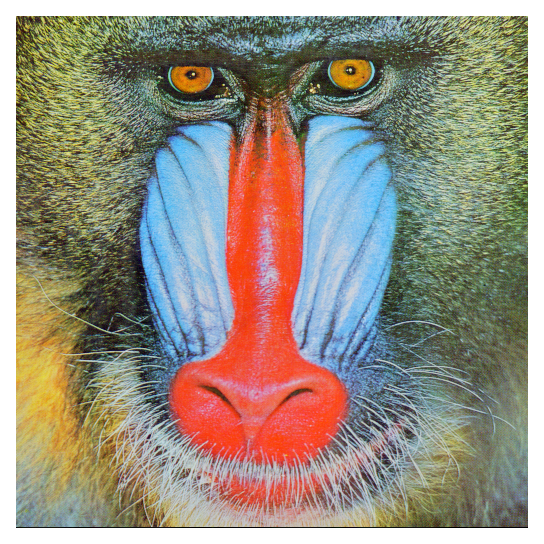
#> input picture mandrill.png, 544 x 544 px
$ python 4.py   (Python 2 division)
#> lines starting #> are read from the running program, lines starting #| are printed output that depends on the picture
'''
Created on Jan 26, 2015

@author: edwingsantos
'''

if __name__ == '__main__':
    pass

"""
from sklearn import datasets
digits = datasets.load_digits()
print "Digit: ", digits.target[0]
print digits.images[0]
print 'Feature vector \n', digits.images[0].reshape(-1, 64)
"""

import numpy as np
from skimage.feature import corner_harris, corner_peaks
from skimage.color import rgb2gray
import matplotlib.pyplot as plt
import skimage.io as io
from skimage.exposure import equalize_hist


def showCorners(corners, image):
    fig = plt.figure()
    plt.gray()
    plt.imshow(image)
    y_corner , x_corner = zip(*corners)
    plt.plot(x_corner,y_corner, 'or')
    plt.xlim(0,image.shape[1])
    plt.ylim(image.shape[0], 0)
    fig.set_size_inches (np.array(fig.get_size_inches()) * 1.5)
    print "X: ", x_corner,"\nY: " , y_corner
    plt.show()


mandrill = io.imread('mandrill.png')
#> mandrill is the input picture: shape (544, 544, 3); mean R, G, B 150.8, 143.3, 129.3
mandrill = equalize_hist(rgb2gray(mandrill))
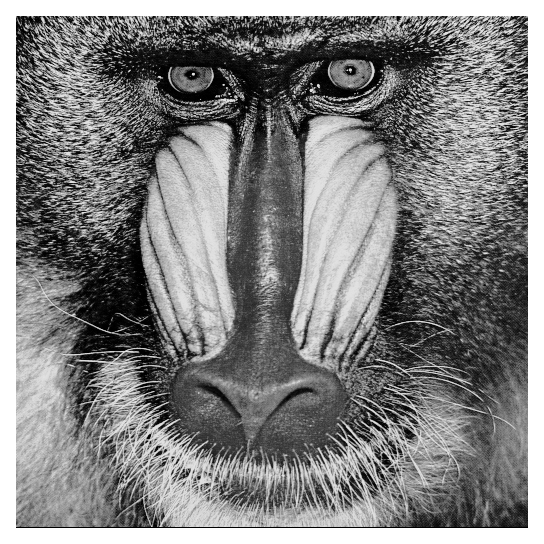
#> mandrill: shape (544, 544) float64; min 0.000142, max 1, mean 0.509
corners = corner_peaks(corner_harris(mandrill), min_distance=2)
#> corners = 5956 pairs, first value 5 to 538, second value 5 to 538
showCorners(corners, mandrill)
#> in showCorners, `y_corner , x_corner = zip(*corners)`: y_corner = 5956 values, max 538 at index 5951, min 5 at index 4921, mean 268.6; x_corner = 5956 values, max 538 at index 5171, min 5 at index 5054, mean 271.1
#> (printed output is left out)
#> in showCorners, `plt.show()`:
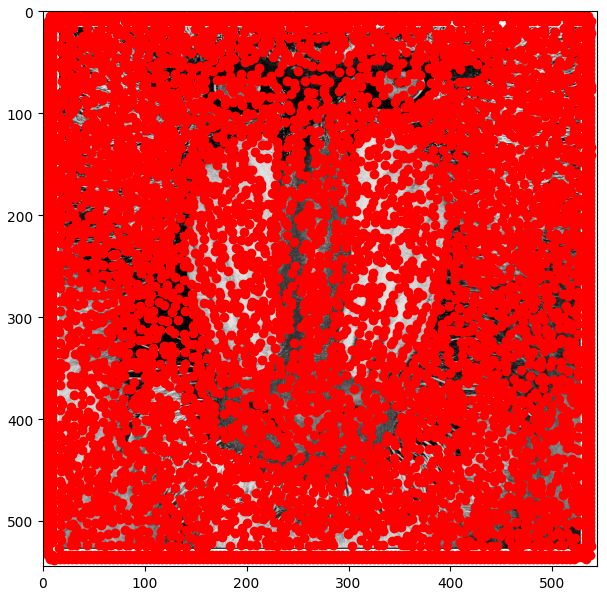
#> figure drawn by matplotlib, 1 panel
